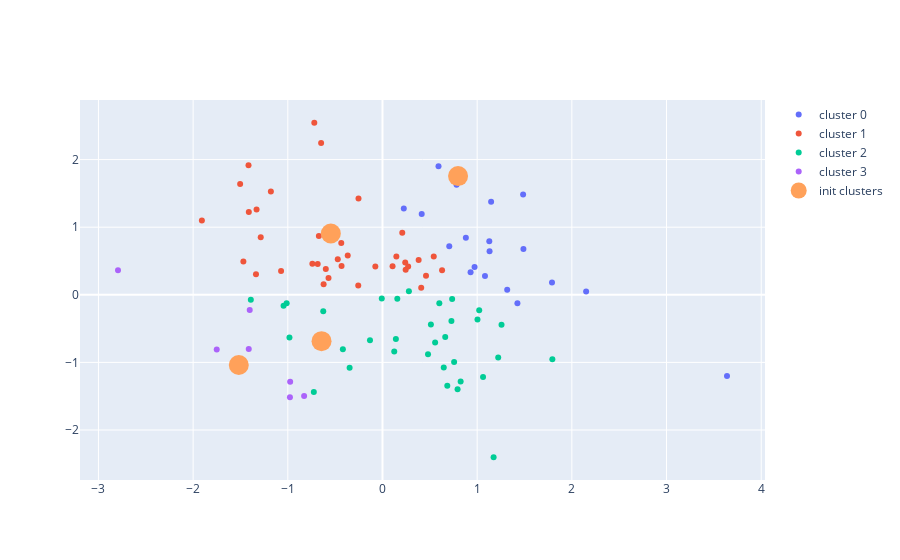

The code cell stored with this chart in its notebook:
### Code cell
labels = labels_investigate[0]
clusters = clusters_investigate[0]
fig = go.Figure()
# cluster 0
cluster_1 = np.where(labels==0)
fig.add_trace(go.Scatter(x=X[cluster_1][:,0], y=X[cluster_1][:,1], mode='markers', name='cluster 0'))
# cluster 1
cluster_1 = np.where(labels==1)
fig.add_trace(go.Scatter(x=X[cluster_1][:,0], y=X[cluster_1][:,1], mode='markers', name='cluster 1'))
# cluster 2
cluster_2 = np.where(labels==2)
fig.add_trace(go.Scatter(x=X[cluster_2][:,0], y=X[cluster_2][:,1], mode='markers', name='cluster 2'))
# cluster 3
cluster_3 = np.where(labels==3)
fig.add_trace(go.Scatter(x=X[cluster_3][:,0], y=X[cluster_3][:,1], mode='markers', name='cluster 3'))
# initial clusters
fig.add_trace(go.Scatter(x=clusters[:,0], y=clusters[:,1], mode='markers', name='init clusters',
                        marker=dict(size=20)))


fig.show()

### Figure 1 — Plotly figure (JSON) as saved in the notebook; plotly's stock layout.template omitted (floating-point values rounded to 4 significant figures)
{"data": [{"mode": "markers", "name": "cluster 0", "type": "scatter", "x": [1.489, 1.131, 1.317, 1.147, 1.485, 0.9726, 1.425, 0.7055, 1.128, 0.7983, 0.2249, 3.639, 2.151, 0.4142, 1.082, 0.9304, 1.79, 0.5917, 0.7821, 0.8805], "y": [0.676, 0.645, 0.07263, 1.376, 1.482, 0.4122, -0.1248, 0.7195, 0.7926, 1.756, 1.278, -1.201, 0.0487, 1.197, 0.2769, 0.335, 0.1809, 1.9, 1.628, 0.8432]}, {"mode": "markers", "name": "cluster 1", "type": "scatter", "x": [0.1064, 0.409, -1.908, -1.336, -0.7202, -0.2561, -0.4722, 0.2401, 0.2089, -1.412, -0.5457, -0.6721, -0.0755, -0.5382, 0.6293, -1.33, -0.6481, -0.4324, -0.7406, 0.5413, -0.4354, -0.6843, 0.2447, -0.5699, 0.382, 0.1464, -0.5988, -0.6219, -1.415, 0.4597, -1.179, -1.503, -1.469, -0.2535, 0.2713, -0.3672, -1.286, -1.071], "y": [0.4222, 0.1028, 1.1, 0.3037, 2.545, 0.138, 0.5241, 0.4778, 0.9179, 1.224, 0.9067, 0.8704, 0.4202, 0.9014, 0.3619, 1.261, 2.245, 0.4259, 0.4582, 0.5673, 0.7668, 0.454, 0.3709, 0.2469, 0.5149, 0.5653, 0.38, 0.1557, 1.918, 0.2828, 1.529, 1.638, 0.4932, 1.426, 0.4173, 0.5813, 0.8518, 0.3534]}, {"mode": "markers", "name": "cluster 2", "type": "scatter", "x": [-0.4185, 0.5559, 0.1242, 0.7281, 0.2789, -1.045, -0.9826, 0.8255, -0.3473, -0.1321, 1.222, 0.1415, 1.003, 0.1566, -1.012, 0.7566, 1.257, 0.4808, -0.7252, 0.6471, 1.794, 0.5113, 0.6003, 1.022, 1.174, 1.062, -1.391, -0.007598, -0.6257, 0.7931, 0.7357, 0.6845, 0.6626, -0.6438], "y": [-0.8065, -0.7055, -0.838, -0.3896, 0.0519, -0.1615, -0.6332, -1.284, -1.078, -0.6734, -0.9264, -0.6544, -0.3664, -0.05686, -0.1259, -0.9949, -0.4417, -0.8813, -1.439, -1.074, -0.9526, -0.4398, -0.1246, -0.2272, -2.403, -1.216, -0.07524, -0.0553, -0.2447, -1.396, -0.06173, -1.347, -0.6242, -0.6863]}, {"mode": "markers", "name": "cluster 3", "type": "scatter", "x": [-1.402, -2.794, -1.751, -1.413, -0.9752, -0.9775, -0.8277, -1.518], "y": [-0.2251, 0.3616, -0.8089, -0.803, -1.288, -1.515, -1.497, -1.038]}, {"marker": {"size": 20}, "mode": "markers", "name": "init clusters", "type": "scatter", "x": [0.7983, -0.5457, -0.6438, -1.518], "y": [1.756, 0.9067, -0.6863, -1.038]}], "layout": {}}
